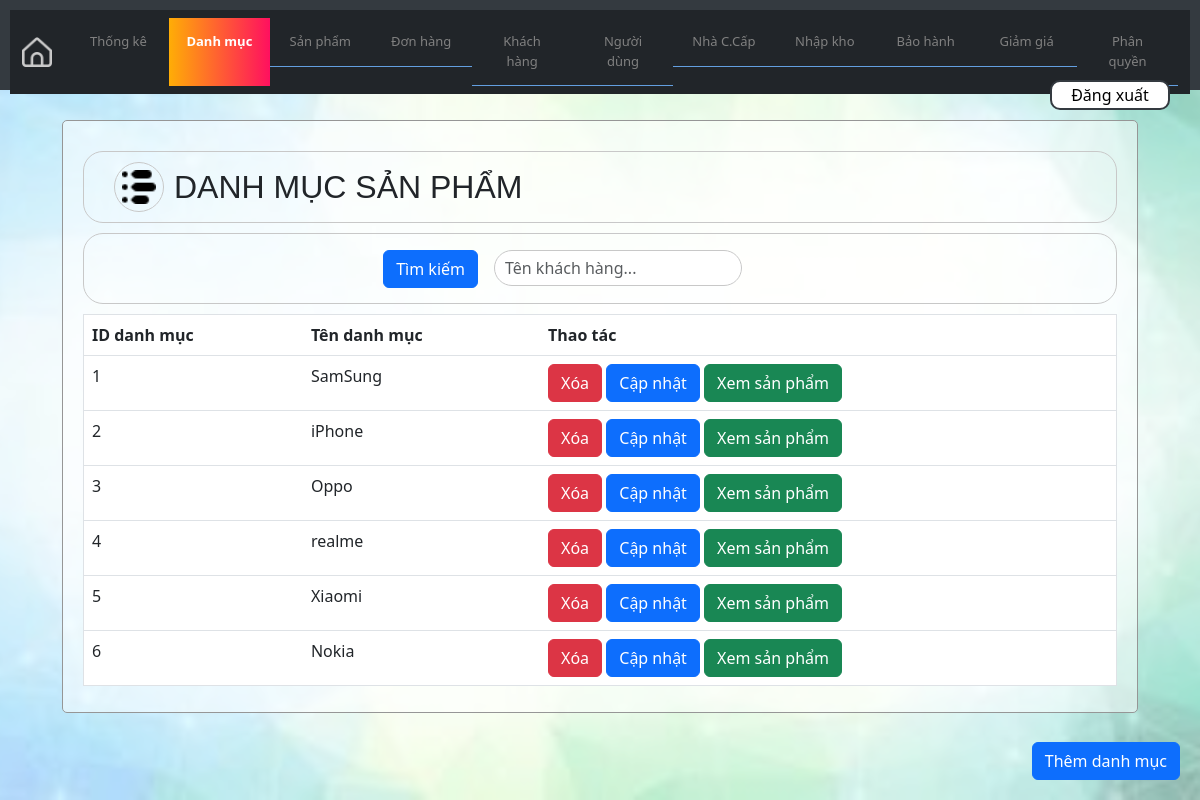
/admin/index.php?ctrl=categoryController (signed in), run on the app's committed database.
### tables this page shows
CREATE TABLE `danh_muc_san_pham` (
  `id` int(11) NOT NULL,
  `ten` varchar(255) DEFAULT NULL
);

### lib/database.php (called while the page is built, shortened)
<?php
class Database
{
    private $host = "localhost";
    private $username = "root";
    private $password = "";
    private $database = "phonestore";
    private $conn;
    public function __construct()
    {
        $this->conn = $this->connectDB();
    }
    private function connectDB()
    {
        $conn = mysqli_connect($this->host, $this->username, $this->password, $this->database);
        return $conn;
    }
    public function select($query)
    {
        $result = mysqli_query($this->conn, $query);
        if ($result) {
            $data = mysqli_fetch_all($result, MYSQLI_ASSOC);
            return $data;
        } else {
            die(mysqli_error($this->conn));
        }
    }
}

### admin/model/categoryModel.php (called while the page is built, shortened)
<?php
class CategoryModel
{
    private $db;
    public function __construct()
    {
        $this->db = new Database();
    }
    public function getAllCategories()
    {
        $query = "SELECT * FROM danh_muc_san_pham";
        return $this->db->select($query);
    }
}

### admin/view/categoryView.php (the view, shortened to what this page needs)
<!DOCTYPE html>
<html lang="vi">
<head>
    <link rel="stylesheet" href="/admin/css/common.css">
    <link href="https://cdn.jsdelivr.net/npm/bootstrap@5.3.0-alpha1/dist/css/bootstrap.min.css" rel="stylesheet">
</head>
<body>
    <div class="containerr">
        <div class="header-box">
            <div class="header-icon">
                <img src="/admin/img/icon/list2.png" alt="categoryImg">
            </div>
            <h2 class="mt-0 mb-0">DANH MỤC SẢN PHẨM</h2>
        </div>
        <div class="searchHolder">
            <form action="index.php" method="GET" class="search-form-category mt3">
                <div class="row g-3 searchField" style="margin-top: 0px;">
                    <div class="col-auto">
                        <input type="text" id="search" name="search" placeholder="Tên khách hàng..." class="form-control" width="100%">
                    </div>
                    <div class="col-auto search">
                        <button type="submit" class="btn btn-primary">Tìm kiếm</button>
                    </div>
                </div>
            </form>
        </div>
        <div class="addNew btn btn-primary">
            <a href="index.php?ctrl=categoryController&action=viewAddCategory" class="addCategoryLink">Thêm danh mục</a>
        </div>
        <table class="table">
            <thead class="bg-dark text-white">
                <tr>
                    <th scope="col">ID danh mục</th>
                    <th scope="col">Tên danh mục</th>
                    <th scope="col">Thao tác</th>
                </tr>
            </thead>
            <tbody>
                <?php foreach ($categories as $category) : ?>
                    <tr>
                        <td><?php echo $category['id']; ?></td>
                        <td><?php echo $category['ten']; ?></td>
                        <td>
                            <a class="deleteCategoryLink btn btn-danger" href="index.php?ctrl=categoryController&action=deleteCategory&id=<?php echo $category['id']; ?>">Xóa</a>
                            <a class="updateCategoryLink btn btn-primary" href="index.php?ctrl=categoryController&action=updateCategoryView&id=<?php echo $category['id']; ?>">Cập nhật</a>
                            <a class="productsByCategoryViewLink btn btn-success" href="index.php?ctrl=categoryController&action=viewProduct&id=<?php echo $category['id']; ?>">Xem sản phẩm</a>
                        </td>
                    </tr>
                <?php endforeach; ?>
            </tbody>
        </table>
    </div>
</body>
</html>

### admin/css/style.css (style rules this page uses)
table { border-collapse: collapse; width: 100%; }
table, th, td { border: 1px solid black; }
* { margin: 0; padding: 0; box-sizing: border-box; }

### admin/css/common.css (style rules this page uses)
.search { transition: all 0.2s; }
.header-icon { width: 50px; height: 50px; margin-inline: 20px; border: 1px solid rgb(200, 200, 200); padding: 5px; border-radius: 50%; display: flex; justify-content: center; align-items: center; overflow: hidden; }
.header-icon img { width: 90%; height: 90%; object-fit: cover; }
.containerr { background-color: rgb(255, 255, 255, 0.5); padding: 10px; border: 1px solid rgb(150, 150, 150); border-radius: 5px; padding-inline: 20px; cursor: default; margin-bottom: 10px; }
.header-box { border: 1px solid rgb(200, 200, 200); padding: 10px; margin-top: 20px; display: inline-flex; align-items: center; width: 100%; border-radius: 20px; margin-bottom: 10px; }
.header-box h2 { font-family: Arial, Helvetica, sans-serif }
.header-icon { margin-right: 10px; }
.table tbody tr:nth-of-type(odd) { background-color: white; }
.table tbody tr:nth-of-type(even) { background-color: rgb(240,240,240); }
.searchHolder { border: 1px solid rgb(200, 200, 200); border-radius: 20px; padding: 0px 0px 15px 0px; margin-bottom: 10px; display: flex; align-items: center; justify-content: center; }
.searchField { width: 500px; flex-direction: row-reverse; transition: all 0.3s ease-in-out; padding-right: 100px; }
.searchField input { border: 1px solid rgb(200, 200, 200); border-radius: 20px; padding: 5px; padding-left: 10px; transition: all 0.3s ease-in-out; }
.addNew { position: fixed; transition: all 0.2s ease-out; right: 20px; bottom: 20px; transition: all 0.2s ease-out; }
.addNew a { width: fit-content; width: 150px; font-weight: 500; text-align: center; justify-content: center; text-decoration: none; color: white; transition: all 0.2s ease-out; }

### data on the page
danh_muc_san_pham: id "1", ten "SamSung"
danh_muc_san_pham: id "2", ten "iPhone"
danh_muc_san_pham: id "3", ten "Oppo"
danh_muc_san_pham: id "4", ten "realme"
danh_muc_san_pham: id "5", ten "Xiaomi"
danh_muc_san_pham: id "6", ten "Nokia"
